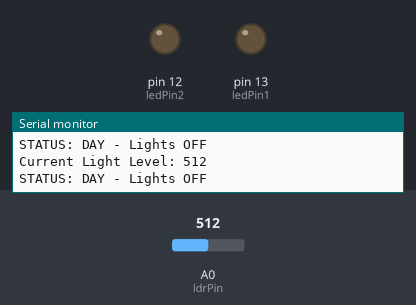
Recording of a sketch running on a simulated Arduino Uno, built with avr-gcc and run on an emulated ATmega328P. On the bench: output pins drawn as LEDs (lit = HIGH), the last lines printed to the serial monitor. The test bench sets the inputs (shaded band); at power-on: A0 (ldrPin) = 512.

Above: at 1.2 s.
1.3 s: A0 (ldrPin) set to 488
At 1.9 s:
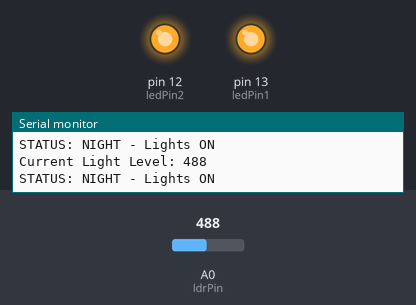
2.9 s: A0 (ldrPin) set to 510
At 3.3 s:
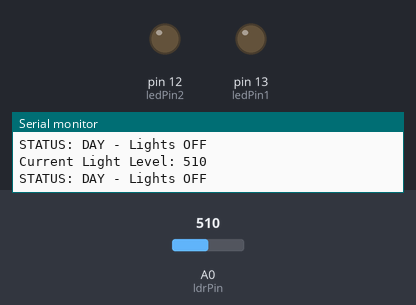
4.5 s: A0 (ldrPin) set to 490
At 6.0 s:
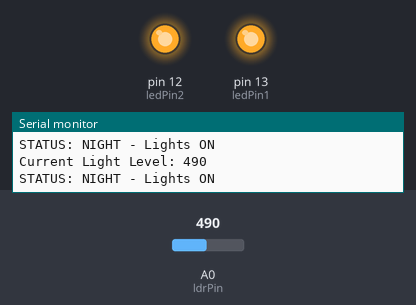
Timing chart, 0 to 7.5 s (numbered marks = the images above; inputs shaded):
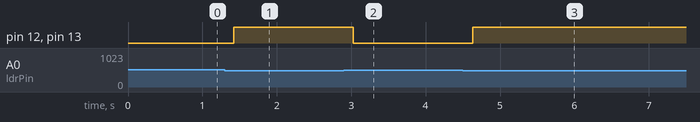

The sketch:

Automatic_Street_Light_Final.ino
```cpp
// Project: Automatic Street Light System
// Course: ICT 215
// Group: 8 (Bells University of Technology)

// Pin Configuration
int ldrPin = A0;      // LDR connected to Analog Pin 0
int ledPin1 = 13;     // Street Light 1 (LED)
int ledPin2 = 12;     // Street Light 2 (LED)

// Sensitivity Setting
// Increase this number if the lights won't turn on in a dim room.
// Decrease this number if the lights won't turn off in a bright room.
int threshold = 500;

void setup() {
  // Initialize LED pins as outputs
  pinMode(ledPin1, OUTPUT);
  pinMode(ledPin2, OUTPUT);

  // Start Serial Monitor for debugging
  Serial.begin(9600);
  Serial.println("Group 8 System Initializing...");
}

void loop() {
  // Read the light level from the LDR
  int ldrStatus = analogRead(ldrPin);

  // Display the light level on your laptop screen
  Serial.print("Current Light Level: ");
  Serial.println(ldrStatus);

  // Logic: If it gets dark (reading falls below threshold), turn lights ON
  if (ldrStatus <= threshold) {
    digitalWrite(ledPin1, HIGH);
    digitalWrite(ledPin2, HIGH);
    Serial.println("STATUS: NIGHT - Lights ON");
  }
  // Otherwise, it is bright enough, turn lights OFF
  else {
    digitalWrite(ledPin1, LOW);
    digitalWrite(ledPin2, LOW);
    Serial.println("STATUS: DAY - Lights OFF");
  }

  delay(200); // Small delay for stability
}
```

Measured:
- the behaviour switches between 501 and 500 on A0 (ldrPin) (found by bisection; images 0 and 1)
- after the input at 1.3 s, pin 12 (ledPin2), pin 13 (ledPin1): LOW → HIGH after 0.12 s
- after the input at 2.9 s, pin 12 (ledPin2), pin 13 (ledPin1): HIGH → LOW after 0.13 s
- after the input at 4.5 s, pin 12 (ledPin2), pin 13 (ledPin1): LOW → HIGH after 0.14 s
